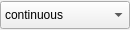
<?xml version="1.0" encoding="UTF-8"?>
<ui version="4.0">
 <class>Form</class>
 <widget class="QWidget" name="Form">
  <property name="geometry">
   <rect>
    <x>0</x>
    <y>0</y>
    <width>130</width>
    <height>30</height>
   </rect>
  </property>
  <property name="windowTitle">
   <string>Form</string>
  </property>
  <layout class="QHBoxLayout" name="horizontalLayout">
   <property name="leftMargin">
    <number>0</number>
   </property>
   <property name="topMargin">
    <number>0</number>
   </property>
   <property name="rightMargin">
    <number>0</number>
   </property>
   <property name="bottomMargin">
    <number>0</number>
   </property>
   <item>
    <widget class="QComboBox" name="comboBox">
     <property name="minimumSize">
      <size>
       <width>130</width>
       <height>28</height>
      </size>
     </property>
     <property name="maximumSize">
      <size>
       <width>130</width>
       <height>28</height>
      </size>
     </property>
     <property name="baseSize">
      <size>
       <width>130</width>
       <height>28</height>
      </size>
     </property>
     <property name="toolTip">
      <string>Line style</string>
     </property>
     <item>
      <property name="text">
       <string>continuous</string>
      </property>
      <property name="icon">
       <iconset resource="../../images/ressources.qrc">
        <normaloff>:/lines/line_continuous.png</normaloff>:/lines/line_continuous.png</iconset>
      </property>
     </item>
     <item>
      <property name="text">
       <string>dotted</string>
      </property>
      <property name="icon">
       <iconset resource="../../images/ressources.qrc">
        <normaloff>:/lines/line_dotted.png</normaloff>:/lines/line_dotted.png</iconset>
      </property>
     </item>
     <item>
      <property name="text">
       <string>dashed</string>
      </property>
      <property name="icon">
       <iconset resource="../../images/ressources.qrc">
        <normaloff>:/lines/line_dashed.png</normaloff>:/lines/line_dashed.png</iconset>
      </property>
     </item>
     <item>
      <property name="text">
       <string>dash dotted</string>
      </property>
      <property name="icon">
       <iconset resource="../../images/ressources.qrc">
        <normaloff>:/lines/line_dash_dotted.png</normaloff>:/lines/line_dash_dotted.png</iconset>
      </property>
     </item>
    </widget>
   </item>
  </layout>
 </widget>
 <resources>
  <include location="../../images/ressources.qrc"/>
 </resources>
 <connections/>
</ui>
